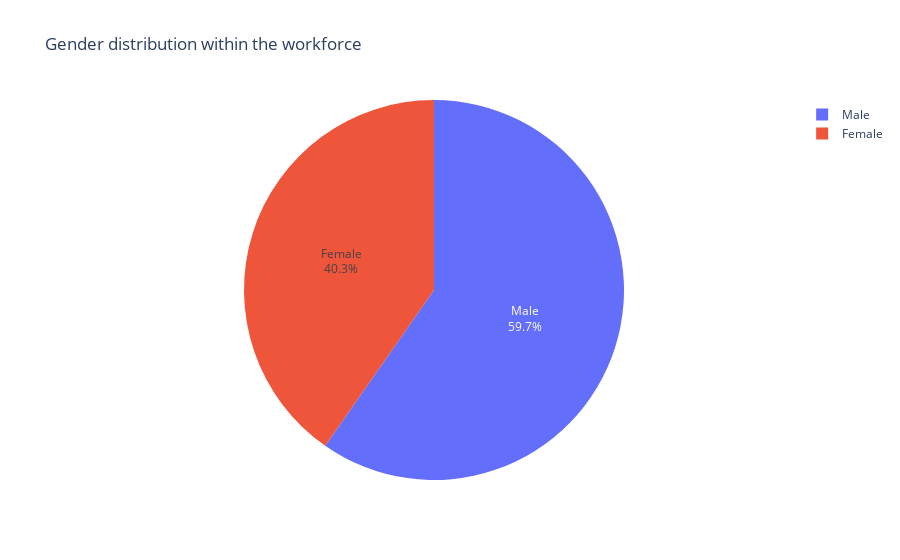

The code cell stored with this chart in its notebook:
### Markdown cell above
According the pervious chart:
- Hiring/Joining vary from year to another and they vary from city to another around 5%
- Also most of the years hiring from Bangalore is the highest while New Delhi is lowest in the most of the years
- Tacking in consideration that there's two years broke the norm and they hired 41% from New Delhi in 2017 and 26% from Pune in 2015

### Code cell
Gender_counts = Employee['Gender'].value_counts()

fig = px.pie(values=Gender_counts.values, names=Gender_counts.index, 
             color=Gender_counts.index, title='Gender distribution within the workforce')

fig.update_traces(textposition='inside', textinfo='percent+label')
fig.show()

### Figure 1 — Plotly figure (JSON) as saved in the notebook; plotly's stock layout.template omitted (floating-point values rounded to 4 significant figures)
{"data": [{"customdata": [["Male"], ["Female"]], "domain": {"x": [0, 1], "y": [0, 1]}, "hovertemplate": "label=%{label}<br>value=%{value}<br>color=%{customdata[0]}<extra></extra>", "labels": ["Male", "Female"], "legendgroup": "", "marker": {"colors": ["#636efa", "#EF553B"]}, "name": "", "showlegend": true, "textinfo": "percent+label", "textposition": "inside", "type": "pie", "values": [2778, 1875]}], "layout": {"legend": {"tracegroupgap": 0}, "title": {"text": "Gender distribution within the workforce"}}}
